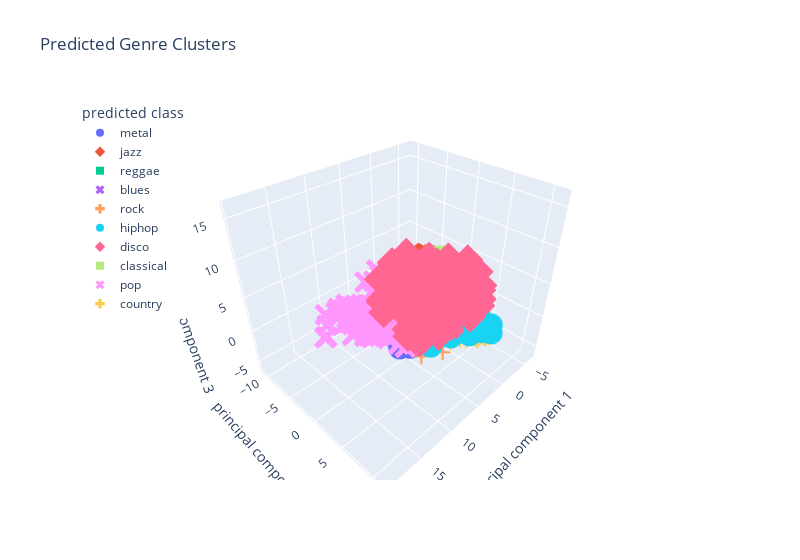

Notebook code for this chart:
### Code cell
# Plotting clusters with three features
fig = px.scatter_3d(df_pca, x="principal component 1", y="principal component 2", z="principal component 3",
                    color="predicted class", symbol="predicted class", width=800, title="Predicted Genre Clusters",
                    hover_data=["actual class"])
fig.update_layout(legend=dict(x=0, y=1))
fig.show()

### Figure 1 — Plotly figure (JSON) as saved in the notebook; plotly's stock layout.template omitted (floating-point values rounded to 4 significant figures; data arrays with more than 128 entries replaced by an {"elided": "..."} marker saying what was removed)
{"data": [{"customdata": {"elided": "957x1 str values"}, "hovertemplate": "predicted class=metal<br>principal component 1=%{x}<br>principal component 2=%{y}<br>principal component 3=%{z}<br>actual class=%{customdata[0]}<extra></extra>", "legendgroup": "metal", "marker": {"color": "#636efa", "symbol": "circle"}, "mode": "markers", "name": "metal", "scene": "scene", "showlegend": true, "type": "scatter3d", "x": {"elided": "957 float values"}, "y": {"elided": "957 float values"}, "z": {"elided": "957 float values"}}, {"customdata": {"elided": "1895x1 str values"}, "hovertemplate": "predicted class=jazz<br>principal component 1=%{x}<br>principal component 2=%{y}<br>principal component 3=%{z}<br>actual class=%{customdata[0]}<extra></extra>", "legendgroup": "jazz", "marker": {"color": "#EF553B", "symbol": "diamond"}, "mode": "markers", "name": "jazz", "scene": "scene", "showlegend": true, "type": "scatter3d", "x": {"elided": "1895 float values"}, "y": {"elided": "1895 float values"}, "z": {"elided": "1895 float values"}}, {"customdata": {"elided": "956x1 str values"}, "hovertemplate": "predicted class=reggae<br>principal component 1=%{x}<br>principal component 2=%{y}<br>principal component 3=%{z}<br>actual class=%{customdata[0]}<extra></extra>", "legendgroup": "reggae", "marker": {"color": "#00cc96", "symbol": "square"}, "mode": "markers", "name": "reggae", "scene": "scene", "showlegend": true, "type": "scatter3d", "x": {"elided": "956 float values"}, "y": {"elided": "956 float values"}, "z": {"elided": "956 float values"}}, {"customdata": {"elided": "1100x1 str values"}, "hovertemplate": "predicted class=blues<br>principal component 1=%{x}<br>principal component 2=%{y}<br>principal component 3=%{z}<br>actual class=%{customdata[0]}<extra></extra>", "legendgroup": "blues", "marker": {"color": "#ab63fa", "symbol": "x"}, "mode": "markers", "name": "blues", "scene": "scene", "showlegend": true, "type": "scatter3d", "x": {"elided": "1100 float values"}, "y": {"elided": "1100 float values"}, "z": {"elided": "1100 float values"}}, {"customdata": {"elided": "1098x1 str values"}, "hovertemplate": "predicted class=rock<br>principal component 1=%{x}<br>principal component 2=%{y}<br>principal component 3=%{z}<br>actual class=%{customdata[0]}<extra></extra>", "legendgroup": "rock", "marker": {"color": "#FFA15A", "symbol": "cross"}, "mode": "markers", "name": "rock", "scene": "scene", "showlegend": true, "type": "scatter3d", "x": {"elided": "1098 float values"}, "y": {"elided": "1098 float values"}, "z": {"elided": "1098 float values"}}, {"customdata": {"elided": "868x1 str values"}, "hovertemplate": "predicted class=hiphop<br>principal component 1=%{x}<br>principal component 2=%{y}<br>principal component 3=%{z}<br>actual class=%{customdata[0]}<extra></extra>", "legendgroup": "hiphop", "marker": {"color": "#19d3f3", "symbol": "circle"}, "mode": "markers", "name": "hiphop", "scene": "scene", "showlegend": true, "type": "scatter3d", "x": {"elided": "868 float values"}, "y": {"elided": "868 float values"}, "z": {"elided": "868 float values"}}, {"customdata": {"elided": "515x1 str values"}, "hovertemplate": "predicted class=disco<br>principal component 1=%{x}<br>principal component 2=%{y}<br>principal component 3=%{z}<br>actual class=%{customdata[0]}<extra></extra>", "legendgroup": "disco", "marker": {"color": "#FF6692", "symbol": "diamond"}, "mode": "markers", "name": "disco", "scene": "scene", "showlegend": true, "type": "scatter3d", "x": {"elided": "515 float values"}, "y": {"elided": "515 float values"}, "z": {"elided": "515 float values"}}, {"customdata": {"elided": "1070x1 str values"}, "hovertemplate": "predicted class=classical<br>principal component 1=%{x}<br>principal component 2=%{y}<br>principal component 3=%{z}<br>actual class=%{customdata[0]}<extra></extra>", "legendgroup": "classical", "marker": {"color": "#B6E880", "symbol": "square"}, "mode": "markers", "name": "classical", "scene": "scene", "showlegend": true, "type": "scatter3d", "x": {"elided": "1070 float values"}, "y": {"elided": "1070 float values"}, "z": {"elided": "1070 float values"}}, {"customdata": {"elided": "463x1 str values"}, "hovertemplate": "predicted class=pop<br>principal component 1=%{x}<br>principal component 2=%{y}<br>principal component 3=%{z}<br>actual class=%{customdata[0]}<extra></extra>", "legendgroup": "pop", "marker": {"color": "#FF97FF", "symbol": "x"}, "mode": "markers", "name": "pop", "scene": "scene", "showlegend": true, "type": "scatter3d", "x": {"elided": "463 float values"}, "y": {"elided": "463 float values"}, "z": {"elided": "463 float values"}}, {"customdata": {"elided": "1068x1 str values"}, "hovertemplate": "predicted class=country<br>principal component 1=%{x}<br>principal component 2=%{y}<br>principal component 3=%{z}<br>actual class=%{customdata[0]}<extra></extra>", "legendgroup": "country", "marker": {"color": "#FECB52", "symbol": "cross"}, "mode": "markers", "name": "country", "scene": "scene", "showlegend": true, "type": "scatter3d", "x": {"elided": "1068 float values"}, "y": {"elided": "1068 float values"}, "z": {"elided": "1068 float values"}}], "layout": {"legend": {"title": {"text": "predicted class"}, "tracegroupgap": 0, "x": 0, "y": 1}, "scene": {"domain": {"x": [0, 1], "y": [0, 1]}, "xaxis": {"title": {"text": "principal component 1"}}, "yaxis": {"title": {"text": "principal component 2"}}, "zaxis": {"title": {"text": "principal component 3"}}}, "title": {"text": "Predicted Genre Clusters"}, "width": 800}}
